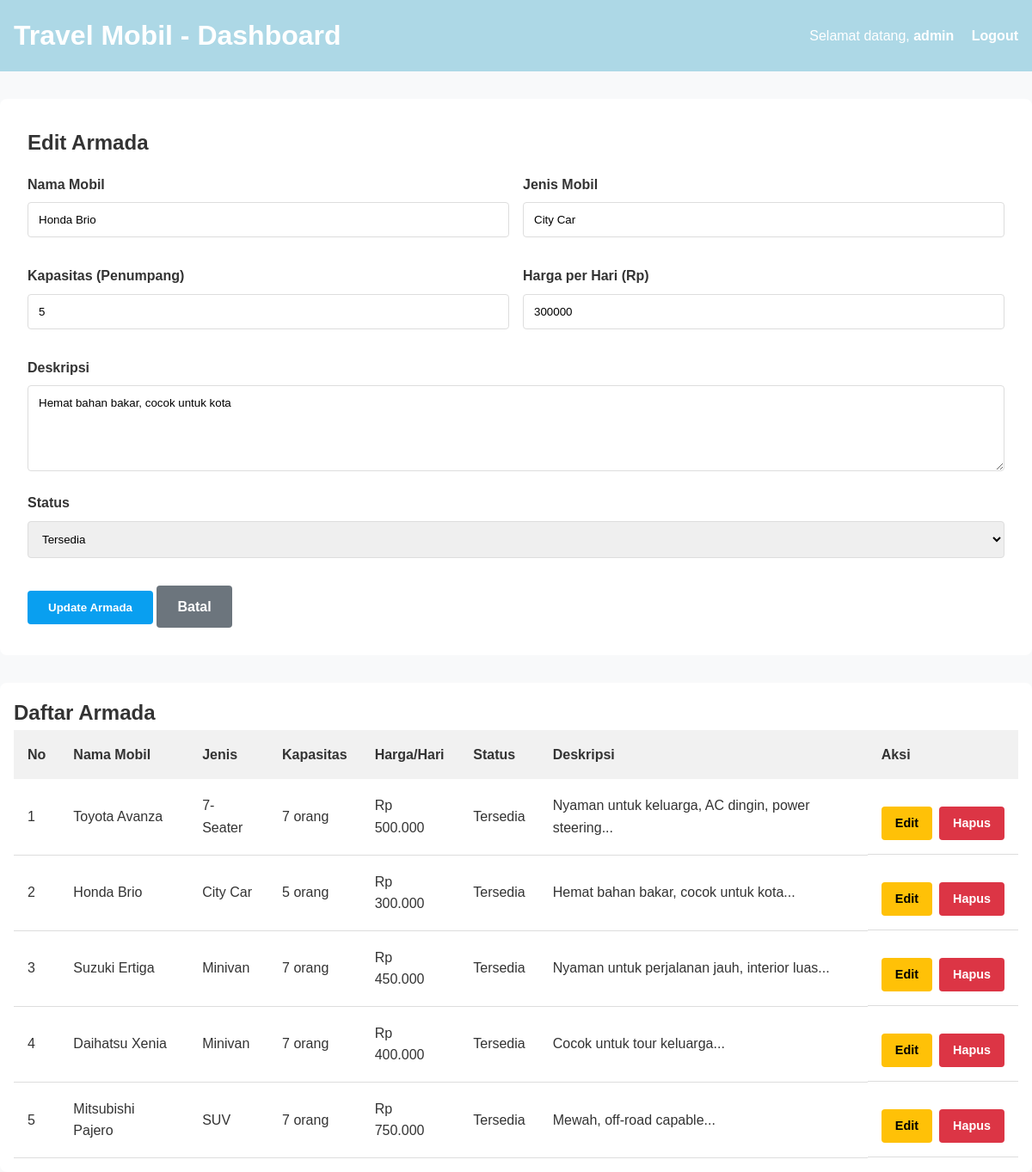
Screenshot of /dashboard.php?edit=2 (signed in) with the database file from the repository.
### tables this page shows
CREATE TABLE IF NOT EXISTS armada (
    id INT PRIMARY KEY AUTO_INCREMENT,
    nama_mobil VARCHAR(100) NOT NULL,
    jenis VARCHAR(50) NOT NULL,
    kapasitas INT NOT NULL,
    harga_per_hari INT NOT NULL,
    status ENUM('Tersedia', 'Tidak Tersedia') DEFAULT 'Tersedia',
    deskripsi TEXT,
    created_at TIMESTAMP DEFAULT CURRENT_TIMESTAMP,
    updated_at TIMESTAMP DEFAULT CURRENT_TIMESTAMP ON UPDATE CURRENT_TIMESTAMP
);

### dashboard.php (the view, shortened to what this page needs)
<?php
include 'koneksi.php';
$username = $_SESSION['username'];
$result = $koneksi->query("SELECT * FROM armada ORDER BY created_at DESC");
$armada_list = [];
if ($result->num_rows > 0) {
    while($row = $result->fetch_assoc()) {
        $armada_list[] = $row;
    }
}
$edit_mode = false;
$edit_data = null;
if (isset($_GET['edit']) && is_numeric($_GET['edit'])) {
    $id = (int)$_GET['edit'];
    $result = $koneksi->query("SELECT * FROM armada WHERE id=$id");
    if ($result->num_rows > 0) {
        $edit_data = $result->fetch_assoc();
        $edit_mode = true;
    }
}
?>
<!DOCTYPE html>
<html lang="id">
<head>
  <link rel="stylesheet" href="styles.css">
</head>
<body>
  <div class="nav-header">
    <h1>Travel Mobil - Dashboard</h1>
    <div>
      <span style="margin-right: 1rem;">Selamat datang, <strong><?php echo htmlspecialchars($username); ?></strong></span>
      <a href="logout.php">Logout</a>
    </div>
  </div>
  <div class="container">
    <div class="form-card">
      <h2><?php echo $edit_mode ? 'Edit Armada' : 'Tambah Armada Baru'; ?></h2>
      <form method="POST" action="">
        <div class="form-row">
          <div class="form-group">
            <label>Nama Mobil</label>
            <input type="text" name="nama_mobil" value="<?php echo $edit_mode ? htmlspecialchars($edit_data['nama_mobil']) : ''; ?>" required>
          </div>
          <div class="form-group">
            <label>Jenis Mobil</label>
            <input type="text" name="jenis" value="<?php echo $edit_mode ? htmlspecialchars($edit_data['jenis']) : ''; ?>" required>
          </div>
        </div>
        <div class="form-row">
          <div class="form-group">
            <label>Kapasitas (Penumpang)</label>
            <input type="number" name="kapasitas" value="<?php echo $edit_mode ? $edit_data['kapasitas'] : ''; ?>" required>
          </div>
          <div class="form-group">
            <label>Harga per Hari (Rp)</label>
            <input type="number" name="harga_per_hari" value="<?php echo $edit_mode ? $edit_data['harga_per_hari'] : ''; ?>" required>
          </div>
        </div>
        <div class="form-group">
          <label>Deskripsi</label>
          <textarea name="deskripsi" required><?php echo $edit_mode ? htmlspecialchars($edit_data['deskripsi']) : ''; ?></textarea>
        </div>
        <?php if ($edit_mode): ?>
          <div class="form-group">
            <label>Status</label>
            <select name="status" required>
              <option value="Tersedia" <?php echo $edit_data['status'] == 'Tersedia' ? 'selected' : ''; ?>>Tersedia</option>
            </select>
          </div>
        <?php endif; ?>
        <div>
          <button type="submit" class="btn btn-primary">
            <?php echo $edit_mode ? 'Update Armada' : 'Tambah Armada'; ?>
          </button>
          <?php if ($edit_mode): ?>
            <a href="dashboard.php" class="btn btn-secondary">Batal</a>
          <?php endif; ?>
        </div>
      </form>
    </div>
    <div class="table-container">
      <h2>Daftar Armada</h2>
      <?php if (count($armada_list) > 0): ?>
        <table>
          <thead>
            <tr>
              <th>No</th>
              <th>Nama Mobil</th>
              <th>Jenis</th>
              <th>Kapasitas</th>
              <th>Harga/Hari</th>
              <th>Status</th>
              <th>Deskripsi</th>
              <th>Aksi</th>
            </tr>
          </thead>
          <tbody>
            <?php foreach ($armada_list as $index => $row): ?>
              <tr>
                <td><?php echo $index + 1; ?></td>
                <td><?php echo htmlspecialchars($row['nama_mobil']); ?></td>
                <td><?php echo htmlspecialchars($row['jenis']); ?></td>
                <td><?php echo $row['kapasitas']; ?> orang</td>
                <td>Rp <?php echo number_format($row['harga_per_hari'], 0, ',', '.'); ?></td>
                <td><?php echo $row['status']; ?></td>
                <td><?php echo substr(htmlspecialchars($row['deskripsi']), 0, 50) . '...'; ?></td>
                <td class="actions">
                  <a href="?edit=<?php echo $row['id']; ?>" class="btn btn-warning" style="padding: 0.5rem 1rem; font-size: 0.9rem;">Edit</a>
                  <a href="?delete=<?php echo $row['id']; ?>" class="btn btn-danger" onclick="return confirm('Yakin ingin menghapus?');" style="padding: 0.5rem 1rem; font-size: 0.9rem;">Hapus</a>
                </td>
              </tr>
            <?php endforeach; ?>
          </tbody>
        </table>
      <?php else: ?>
        <p style="text-align: center; padding: 2rem;">Belum ada data armada. Silakan tambahkan armada baru.</p>
      <?php endif; ?>
    </div>
  </div>
</body>
</html>

### styles.css (style rules this page uses)
* { margin: 0; padding: 0; box-sizing: border-box; font-family: Arial, sans-serif; }
body { line-height: 1.6; background-color: #f8f9fa; color: #333; }
.btn { display: inline-block; padding: 0.5rem 1rem; margin-top: 1rem; border-radius: 8px; text-decoration: none; font-weight: bold; transition: background 0.3s; cursor: pointer; }
.btn-primary { background: #099ff0; color: white; }

### dashboard.php (style rules this page uses)
.container { max-width: 1200px; margin: 0 auto; }
.form-group { margin: 1rem 0; }
.form-group label { display: block; margin-bottom: 0.5rem; font-weight: bold; }
.form-group input, .form-group textarea, .form-group select { width: 100%; padding: 0.75rem; border: 1px solid #ddd; border-radius: 4px; }
.form-group textarea { min-height: 100px; font-family: Arial, sans-serif; }
.form-row { display: grid; grid-template-columns: 1fr 1fr; gap: 1rem; }
.btn { padding: 0.75rem 1.5rem; border: none; border-radius: 4px; cursor: pointer; font-weight: bold; }
.btn-primary { background: #099ff0; color: white; }
.btn-danger { background: #dc3545; color: white; }
.btn-warning { background: #ffc107; color: black; }
.btn-secondary { background: #6c757d; color: white; margin-right: 0.5rem; }
.table-container { overflow-x: auto; background: white; border-radius: 8px; padding: 1rem; margin-top: 2rem; }
table { width: 100%; border-collapse: collapse; }
th { background: #f1f1f1; padding: 1rem; text-align: left; font-weight: bold; }
td { padding: 1rem; border-bottom: 1px solid #ddd; }
.actions { display: flex; gap: 0.5rem; }
.nav-header { background: #ADD8E6; color: white; padding: 1rem; display: flex; justify-content: space-between; align-items: center; }
.nav-header a { color: white; text-decoration: none; font-weight: bold; }
.form-card { background: white; padding: 2rem; border-radius: 8px; margin: 2rem 0; }

### rows the page displays
armada: nama_mobil "Honda Brio", jenis "City Car", kapasitas "5", harga_per_hari "300000", deskripsi "Hemat bahan bakar, cocok untuk kota", status "Tersedia", harga_per_hari "300.000"
armada: nama_mobil "Toyota Avanza", jenis "7-Seater", kapasitas "7", harga_per_hari "500.000", status "Tersedia", deskripsi "Nyaman untuk keluarga, AC dingin, power steering"
armada: nama_mobil "Suzuki Ertiga", jenis "Minivan", kapasitas "7", harga_per_hari "450.000", status "Tersedia", deskripsi "Nyaman untuk perjalanan jauh, interior luas"
armada: nama_mobil "Daihatsu Xenia", jenis "Minivan", kapasitas "7", harga_per_hari "400.000", status "Tersedia", deskripsi "Cocok untuk tour keluarga"
armada: nama_mobil "Mitsubishi Pajero", jenis "SUV", kapasitas "7", harga_per_hari "750.000", status "Tersedia", deskripsi "Mewah, off-road capable"

### other values shown
$username "admin"
